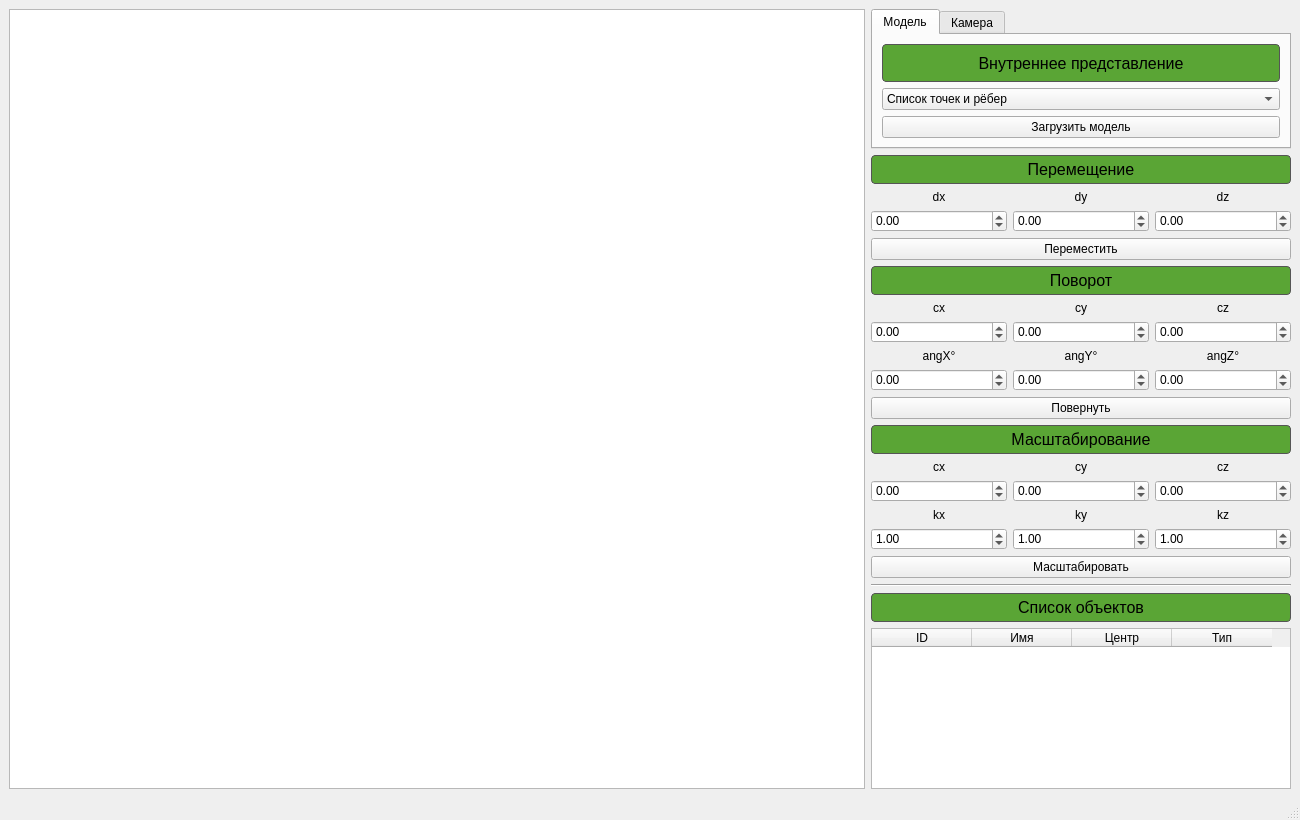
<?xml version="1.0" encoding="UTF-8"?>
<ui version="4.0">
 <class>MainWindow</class>
 <widget class="QMainWindow" name="MainWindow">
  <property name="geometry">
   <rect>
    <x>0</x>
    <y>0</y>
    <width>1300</width>
    <height>820</height>
   </rect>
  </property>
  <property name="minimumSize">
   <size>
    <width>1100</width>
    <height>700</height>
   </size>
  </property>
  <property name="windowTitle">
   <string>ЛР3 ООП — Каркасный 3D-редактор</string>
  </property>
  <property name="styleSheet">
   <string notr="true">QLabel#move_label, QLabel#rotate_label, QLabel#scale_label,
QLabel#model_label, QLabel#camera_label, QLabel#objects_label {
    font-size: 16px;
    background-color: rgb(90, 165, 53);
    color: black;
    border: 1px solid #555;
    border-radius: 4px;
    padding: 4px;
}

QLabel#move_x_label, QLabel#move_y_label, QLabel#move_z_label,
QLabel#rotate_cx_label, QLabel#rotate_cy_label, QLabel#rotate_cz_label,
QLabel#rotate_ax_label, QLabel#rotate_ay_label, QLabel#rotate_az_label,
QLabel#scale_cx_label, QLabel#scale_cy_label, QLabel#scale_cz_label,
QLabel#scale_kx_label, QLabel#scale_ky_label, QLabel#scale_kz_label {
    background-color: rgb(190, 171, 255);
    color: black;
    border: 1px solid #555;
    border-radius: 4px;
    padding: 2px;
}</string>
  </property>
  <widget class="QWidget" name="centralwidget">
   <layout class="QHBoxLayout" name="rootLayout" stretch="1,0">
    <item>
     <widget class="QGraphicsView" name="graphicsView">
      <property name="sizePolicy">
       <sizepolicy hsizetype="Expanding" vsizetype="Expanding">
        <horstretch>0</horstretch>
        <verstretch>0</verstretch>
       </sizepolicy>
      </property>
      <property name="minimumSize">
       <size>
        <width>600</width>
        <height>0</height>
       </size>
      </property>
     </widget>
    </item>
    <item>
     <layout class="QVBoxLayout" name="rightPanel">
      <item>
       <widget class="QTabWidget" name="tabWidget">
        <property name="sizePolicy">
         <sizepolicy hsizetype="Preferred" vsizetype="Fixed">
          <horstretch>0</horstretch>
          <verstretch>0</verstretch>
         </sizepolicy>
        </property>
        <property name="minimumSize">
         <size>
          <width>420</width>
          <height>140</height>
         </size>
        </property>
        <property name="currentIndex">
         <number>0</number>
        </property>
        <widget class="QWidget" name="tabModel">
         <attribute name="title">
          <string>Модель</string>
         </attribute>
         <layout class="QVBoxLayout" name="tabModelLayout">
          <item>
           <widget class="QLabel" name="model_label">
            <property name="text">
             <string>Внутреннее представление</string>
            </property>
            <property name="alignment">
             <set>Qt::AlignmentFlag::AlignCenter</set>
            </property>
           </widget>
          </item>
          <item>
           <widget class="QComboBox" name="modelReprList">
            <item>
             <property name="text">
              <string>Список точек и рёбер</string>
             </property>
            </item>
            <item>
             <property name="text">
              <string>Матрица смежности</string>
             </property>
            </item>
           </widget>
          </item>
          <item>
           <widget class="QPushButton" name="loadModelBtn">
            <property name="text">
             <string>Загрузить модель</string>
            </property>
           </widget>
          </item>
         </layout>
        </widget>
        <widget class="QWidget" name="tabCamera">
         <attribute name="title">
          <string>Камера</string>
         </attribute>
         <layout class="QVBoxLayout" name="tabCameraLayout">
          <item>
           <widget class="QLabel" name="camera_label">
            <property name="text">
             <string>Тип камеры</string>
            </property>
            <property name="alignment">
             <set>Qt::AlignmentFlag::AlignCenter</set>
            </property>
           </widget>
          </item>
          <item>
           <widget class="QComboBox" name="cameraTypeList">
            <item>
             <property name="text">
              <string>Стандартная</string>
             </property>
            </item>
           </widget>
          </item>
          <item>
           <widget class="QPushButton" name="createCameraBtn">
            <property name="text">
             <string>Создать камеру</string>
            </property>
           </widget>
          </item>
         </layout>
        </widget>
       </widget>
      </item>
      <item>
       <layout class="QVBoxLayout" name="moveGroup">
        <item>
         <widget class="QLabel" name="move_label">
          <property name="text">
           <string>Перемещение</string>
          </property>
          <property name="alignment">
           <set>Qt::AlignmentFlag::AlignCenter</set>
          </property>
         </widget>
        </item>
        <item>
         <layout class="QHBoxLayout" name="moveLabelsRow">
          <item>
           <widget class="QLabel" name="move_x_label">
            <property name="text"><string>dx</string></property>
            <property name="alignment"><set>Qt::AlignmentFlag::AlignCenter</set></property>
           </widget>
          </item>
          <item>
           <widget class="QLabel" name="move_y_label">
            <property name="text"><string>dy</string></property>
            <property name="alignment"><set>Qt::AlignmentFlag::AlignCenter</set></property>
           </widget>
          </item>
          <item>
           <widget class="QLabel" name="move_z_label">
            <property name="text"><string>dz</string></property>
            <property name="alignment"><set>Qt::AlignmentFlag::AlignCenter</set></property>
           </widget>
          </item>
         </layout>
        </item>
        <item>
         <layout class="QHBoxLayout" name="moveInputsRow">
          <item>
           <widget class="QDoubleSpinBox" name="dxOffsetInput">
            <property name="minimum"><double>-1000.000000000000000</double></property>
            <property name="maximum"><double>1000.000000000000000</double></property>
           </widget>
          </item>
          <item>
           <widget class="QDoubleSpinBox" name="dyOffsetInput">
            <property name="minimum"><double>-1000.000000000000000</double></property>
            <property name="maximum"><double>1000.000000000000000</double></property>
           </widget>
          </item>
          <item>
           <widget class="QDoubleSpinBox" name="dzOffsetInput">
            <property name="minimum"><double>-1000.000000000000000</double></property>
            <property name="maximum"><double>1000.000000000000000</double></property>
           </widget>
          </item>
         </layout>
        </item>
        <item>
         <widget class="QPushButton" name="applyShiftBtn">
          <property name="text">
           <string>Переместить</string>
          </property>
         </widget>
        </item>
       </layout>
      </item>
      <item>
       <layout class="QVBoxLayout" name="rotateGroup">
        <item>
         <widget class="QLabel" name="rotate_label">
          <property name="text">
           <string>Поворот</string>
          </property>
          <property name="alignment">
           <set>Qt::AlignmentFlag::AlignCenter</set>
          </property>
         </widget>
        </item>
        <item>
         <layout class="QHBoxLayout" name="rotateCenterLabelsRow">
          <item>
           <widget class="QLabel" name="rotate_cx_label">
            <property name="text"><string>cx</string></property>
            <property name="alignment"><set>Qt::AlignmentFlag::AlignCenter</set></property>
           </widget>
          </item>
          <item>
           <widget class="QLabel" name="rotate_cy_label">
            <property name="text"><string>cy</string></property>
            <property name="alignment"><set>Qt::AlignmentFlag::AlignCenter</set></property>
           </widget>
          </item>
          <item>
           <widget class="QLabel" name="rotate_cz_label">
            <property name="text"><string>cz</string></property>
            <property name="alignment"><set>Qt::AlignmentFlag::AlignCenter</set></property>
           </widget>
          </item>
         </layout>
        </item>
        <item>
         <layout class="QHBoxLayout" name="rotateCenterInputsRow">
          <item>
           <widget class="QDoubleSpinBox" name="centerXRotate">
            <property name="minimum"><double>-1000.000000000000000</double></property>
            <property name="maximum"><double>1000.000000000000000</double></property>
           </widget>
          </item>
          <item>
           <widget class="QDoubleSpinBox" name="centerYRotate">
            <property name="minimum"><double>-1000.000000000000000</double></property>
            <property name="maximum"><double>1000.000000000000000</double></property>
           </widget>
          </item>
          <item>
           <widget class="QDoubleSpinBox" name="centerZRotate">
            <property name="minimum"><double>-1000.000000000000000</double></property>
            <property name="maximum"><double>1000.000000000000000</double></property>
           </widget>
          </item>
         </layout>
        </item>
        <item>
         <layout class="QHBoxLayout" name="rotateAngleLabelsRow">
          <item>
           <widget class="QLabel" name="rotate_ax_label">
            <property name="text"><string>angX°</string></property>
            <property name="alignment"><set>Qt::AlignmentFlag::AlignCenter</set></property>
           </widget>
          </item>
          <item>
           <widget class="QLabel" name="rotate_ay_label">
            <property name="text"><string>angY°</string></property>
            <property name="alignment"><set>Qt::AlignmentFlag::AlignCenter</set></property>
           </widget>
          </item>
          <item>
           <widget class="QLabel" name="rotate_az_label">
            <property name="text"><string>angZ°</string></property>
            <property name="alignment"><set>Qt::AlignmentFlag::AlignCenter</set></property>
           </widget>
          </item>
         </layout>
        </item>
        <item>
         <layout class="QHBoxLayout" name="rotateAngleInputsRow">
          <item>
           <widget class="QDoubleSpinBox" name="angleXRotate">
            <property name="minimum"><double>-360.000000000000000</double></property>
            <property name="maximum"><double>360.000000000000000</double></property>
           </widget>
          </item>
          <item>
           <widget class="QDoubleSpinBox" name="angleYRotate">
            <property name="minimum"><double>-360.000000000000000</double></property>
            <property name="maximum"><double>360.000000000000000</double></property>
           </widget>
          </item>
          <item>
           <widget class="QDoubleSpinBox" name="angleZRotate">
            <property name="minimum"><double>-360.000000000000000</double></property>
            <property name="maximum"><double>360.000000000000000</double></property>
           </widget>
          </item>
         </layout>
        </item>
        <item>
         <widget class="QPushButton" name="applyRotateBtn">
          <property name="text">
           <string>Повернуть</string>
          </property>
         </widget>
        </item>
       </layout>
      </item>
      <item>
       <layout class="QVBoxLayout" name="scaleGroup">
        <item>
         <widget class="QLabel" name="scale_label">
          <property name="text">
           <string>Масштабирование</string>
          </property>
          <property name="alignment">
           <set>Qt::AlignmentFlag::AlignCenter</set>
          </property>
         </widget>
        </item>
        <item>
         <layout class="QHBoxLayout" name="scaleCenterLabelsRow">
          <item>
           <widget class="QLabel" name="scale_cx_label">
            <property name="text"><string>cx</string></property>
            <property name="alignment"><set>Qt::AlignmentFlag::AlignCenter</set></property>
           </widget>
          </item>
          <item>
           <widget class="QLabel" name="scale_cy_label">
            <property name="text"><string>cy</string></property>
            <property name="alignment"><set>Qt::AlignmentFlag::AlignCenter</set></property>
           </widget>
          </item>
          <item>
           <widget class="QLabel" name="scale_cz_label">
            <property name="text"><string>cz</string></property>
            <property name="alignment"><set>Qt::AlignmentFlag::AlignCenter</set></property>
           </widget>
          </item>
         </layout>
        </item>
        <item>
         <layout class="QHBoxLayout" name="scaleCenterInputsRow">
          <item>
           <widget class="QDoubleSpinBox" name="centerXScale">
            <property name="minimum"><double>-1000.000000000000000</double></property>
            <property name="maximum"><double>1000.000000000000000</double></property>
           </widget>
          </item>
          <item>
           <widget class="QDoubleSpinBox" name="centerYScale">
            <property name="minimum"><double>-1000.000000000000000</double></property>
            <property name="maximum"><double>1000.000000000000000</double></property>
           </widget>
          </item>
          <item>
           <widget class="QDoubleSpinBox" name="centerZScale">
            <property name="minimum"><double>-1000.000000000000000</double></property>
            <property name="maximum"><double>1000.000000000000000</double></property>
           </widget>
          </item>
         </layout>
        </item>
        <item>
         <layout class="QHBoxLayout" name="scaleKLabelsRow">
          <item>
           <widget class="QLabel" name="scale_kx_label">
            <property name="text"><string>kx</string></property>
            <property name="alignment"><set>Qt::AlignmentFlag::AlignCenter</set></property>
           </widget>
          </item>
          <item>
           <widget class="QLabel" name="scale_ky_label">
            <property name="text"><string>ky</string></property>
            <property name="alignment"><set>Qt::AlignmentFlag::AlignCenter</set></property>
           </widget>
          </item>
          <item>
           <widget class="QLabel" name="scale_kz_label">
            <property name="text"><string>kz</string></property>
            <property name="alignment"><set>Qt::AlignmentFlag::AlignCenter</set></property>
           </widget>
          </item>
         </layout>
        </item>
        <item>
         <layout class="QHBoxLayout" name="scaleKInputsRow">
          <item>
           <widget class="QDoubleSpinBox" name="kXScale">
            <property name="minimum"><double>0.010000000000000</double></property>
            <property name="maximum"><double>100.000000000000000</double></property>
            <property name="value"><double>1.000000000000000</double></property>
           </widget>
          </item>
          <item>
           <widget class="QDoubleSpinBox" name="kYScale">
            <property name="minimum"><double>0.010000000000000</double></property>
            <property name="maximum"><double>100.000000000000000</double></property>
            <property name="value"><double>1.000000000000000</double></property>
           </widget>
          </item>
          <item>
           <widget class="QDoubleSpinBox" name="kZScale">
            <property name="minimum"><double>0.010000000000000</double></property>
            <property name="maximum"><double>100.000000000000000</double></property>
            <property name="value"><double>1.000000000000000</double></property>
           </widget>
          </item>
         </layout>
        </item>
        <item>
         <widget class="QPushButton" name="applyScaleBtn">
          <property name="text">
           <string>Масштабировать</string>
          </property>
         </widget>
        </item>
       </layout>
      </item>
      <item>
       <widget class="Line" name="separator">
        <property name="orientation">
         <enum>Qt::Orientation::Horizontal</enum>
        </property>
       </widget>
      </item>
      <item>
       <widget class="QLabel" name="objects_label">
        <property name="text">
         <string>Список объектов</string>
        </property>
        <property name="alignment">
         <set>Qt::AlignmentFlag::AlignCenter</set>
        </property>
       </widget>
      </item>
      <item>
       <widget class="QTableWidget" name="tableWidget">
        <property name="sizePolicy">
         <sizepolicy hsizetype="Preferred" vsizetype="Expanding">
          <horstretch>0</horstretch>
          <verstretch>1</verstretch>
         </sizepolicy>
        </property>
        <property name="minimumSize">
         <size>
          <width>0</width>
          <height>120</height>
         </size>
        </property>
        <property name="columnCount">
         <number>4</number>
        </property>
        <attribute name="horizontalHeaderMinimumSectionSize">
         <number>45</number>
        </attribute>
        <attribute name="horizontalHeaderDefaultSectionSize">
         <number>100</number>
        </attribute>
        <attribute name="verticalHeaderVisible">
         <bool>false</bool>
        </attribute>
        <column>
         <property name="text"><string>ID</string></property>
        </column>
        <column>
         <property name="text"><string>Имя</string></property>
        </column>
        <column>
         <property name="text"><string>Центр</string></property>
        </column>
        <column>
         <property name="text"><string>Тип</string></property>
        </column>
       </widget>
      </item>
     </layout>
    </item>
   </layout>
  </widget>
  <widget class="QStatusBar" name="statusbar"/>
 </widget>
 <resources/>
 <connections/>
</ui>
